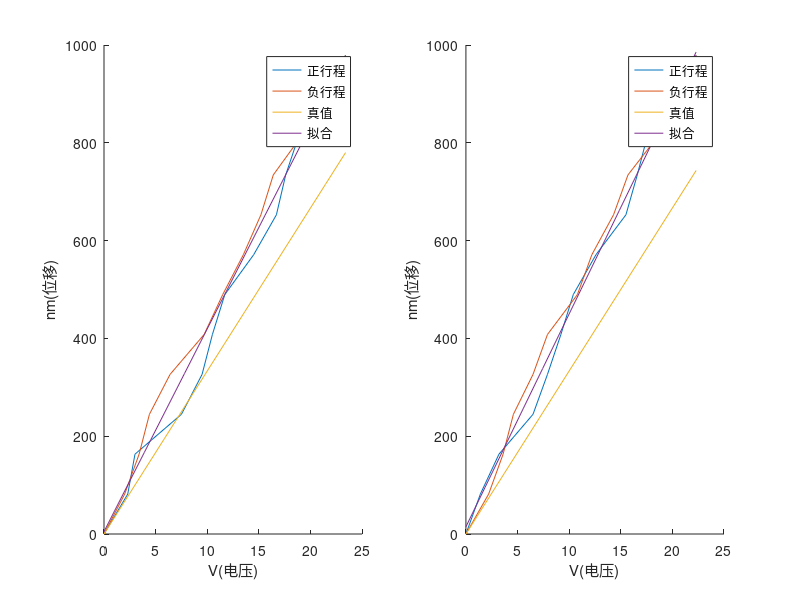

Source code (MATLAB):
% 该文件用于处理数据，详情查看README文件
clc;
clear;

% 波长
lamuda = 652.8;

%记录数据
x11 = [0,2.3,3.0,7.5,9.5,10.5,11.7,14.5,16.7,17.6,18.9,21.7,23.4];%正行程位移变化时电压
x12 = [0,2.0,3.4,4.4,6.4,9.7,11.5,13.5,15.2,16.4,19.2,21.5,23.4];%负行程位移变化时电压

x21 = [0,1.4,3.2,6.5,7.9,9.2,10.4,12.6,15.5,16.6,17.6,20.6,22.3];%正行程位移变化时电压
x22 = [0,2.2,3.6,4.6,6.5,7.9,10.8,12.2,14.3,15.7,18.7,21,22.3];%负行程位移变化时电压


x13 = (0:x11(1,13)/12:x11(1,13));
y13 = 5000/150*x13;      %根据压电陶瓷电压计算位移真值，150V时位移5um，误差10%
y11 = lamuda/8*(0:1:12); %计算测量出的理论位移

%曲线拟合
[p1,S1] = polyfit([x11,x12],[y11,y11],1);
[y1_fit,delta1] = polyval(p1,x13,S1);

% 画第1次测量曲线
subplot(1,2,1);
hold on;
plot(x11,y11);
plot(x12,y11);
plot(x13,y13);
plot(x13,y1_fit);
legend('正行程','负行程','真值','拟合');
xlabel('V(电压)');
ylabel('nm(位移)');
hold off;

fprintf("第一组数据标准差delta = %.2fnm\n",delta1(1));

x23 = 0:x21(1,13)/12:x21(1,13);
y23 = 5000/150*x23;      %位移真值
y21 = lamuda/8*(0:1:12); %测量位移

%曲线拟合
[p2,S2] = polyfit([x21,x22],[y21,y21],1);
[y2_fit,delta2] = polyval(p2,x23,S2);

% 画第2次测量曲线
subplot(1,2,2);
hold on;
plot(x21,y21);
plot(x22,y21);
plot(x23,y23);
plot(x23,y2_fit);
legend('正行程','负行程','真值','拟合');
xlabel('V(电压)');
ylabel('nm(位移)');
hold off;

fprintf("第二组数据标准差delta = %.2fnm\n",delta2(1));
